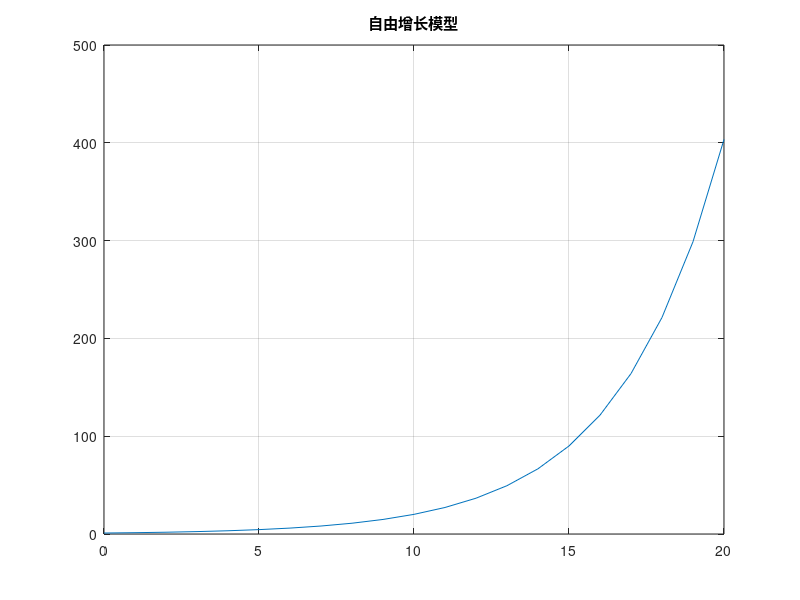

The MATLAB script that drew this image:
% 自由增长模型演示程序

ts = 0 : 20;   % 时间天数
lambda = 0.3;  % 每个病人每天感染人数
x0 = 1;   % 初始病人数
infective = x0 * exp(lambda * ts);   % 病人数指数增长
plot(ts, infective);
title('自由增长模型');
grid;